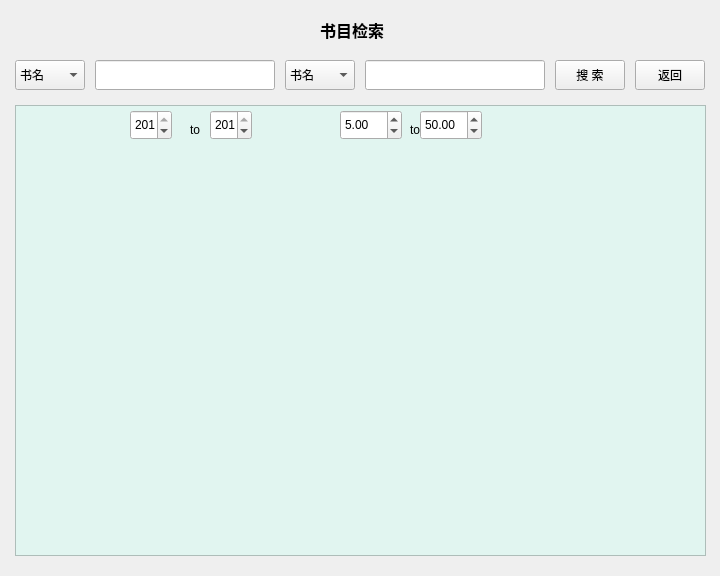
<?xml version="1.0" encoding="UTF-8"?>
<ui version="4.0">
 <class>search_page</class>
 <widget class="QWidget" name="search_page">
  <property name="geometry">
   <rect>
    <x>0</x>
    <y>0</y>
    <width>720</width>
    <height>576</height>
   </rect>
  </property>
  <property name="acceptDrops">
   <bool>false</bool>
  </property>
  <property name="windowTitle">
   <string>书目检索</string>
  </property>
  <property name="toolTipDuration">
   <number>0</number>
  </property>
  <widget class="QLabel" name="label">
   <property name="geometry">
    <rect>
     <x>320</x>
     <y>10</y>
     <width>131</width>
     <height>40</height>
    </rect>
   </property>
   <property name="minimumSize">
    <size>
     <width>0</width>
     <height>40</height>
    </size>
   </property>
   <property name="font">
    <font>
     <family>微软雅黑</family>
     <pointsize>12</pointsize>
     <weight>75</weight>
     <bold>true</bold>
    </font>
   </property>
   <property name="text">
    <string>书目检索</string>
   </property>
  </widget>
  <widget class="QTableView" name="tableView">
   <property name="geometry">
    <rect>
     <x>15</x>
     <y>105</y>
     <width>691</width>
     <height>451</height>
    </rect>
   </property>
   <property name="styleSheet">
    <string notr="true">background-color: rgb(225, 245, 240);</string>
   </property>
  </widget>
  <widget class="QSpinBox" name="year_section">
   <property name="geometry">
    <rect>
     <x>130</x>
     <y>110</y>
     <width>42</width>
     <height>30</height>
    </rect>
   </property>
   <property name="minimumSize">
    <size>
     <width>0</width>
     <height>30</height>
    </size>
   </property>
   <property name="maximumSize">
    <size>
     <width>16777215</width>
     <height>30</height>
    </size>
   </property>
   <property name="toolTipDuration">
    <number>-1</number>
   </property>
   <property name="prefix">
    <string/>
   </property>
   <property name="minimum">
    <number>1900</number>
   </property>
   <property name="maximum">
    <number>2017</number>
   </property>
   <property name="value">
    <number>2017</number>
   </property>
   <property name="displayIntegerBase">
    <number>10</number>
   </property>
  </widget>
  <widget class="QSpinBox" name="year_section_2">
   <property name="geometry">
    <rect>
     <x>210</x>
     <y>110</y>
     <width>42</width>
     <height>30</height>
    </rect>
   </property>
   <property name="minimumSize">
    <size>
     <width>0</width>
     <height>30</height>
    </size>
   </property>
   <property name="maximumSize">
    <size>
     <width>16777215</width>
     <height>30</height>
    </size>
   </property>
   <property name="minimum">
    <number>1800</number>
   </property>
   <property name="maximum">
    <number>2017</number>
   </property>
   <property name="value">
    <number>2017</number>
   </property>
  </widget>
  <widget class="QDoubleSpinBox" name="min_price">
   <property name="geometry">
    <rect>
     <x>340</x>
     <y>110</y>
     <width>62</width>
     <height>30</height>
    </rect>
   </property>
   <property name="maximum">
    <double>300.000000000000000</double>
   </property>
   <property name="singleStep">
    <double>5.000000000000000</double>
   </property>
   <property name="value">
    <double>5.000000000000000</double>
   </property>
  </widget>
  <widget class="QDoubleSpinBox" name="max_price">
   <property name="geometry">
    <rect>
     <x>420</x>
     <y>110</y>
     <width>62</width>
     <height>30</height>
    </rect>
   </property>
   <property name="maximum">
    <double>300.000000000000000</double>
   </property>
   <property name="singleStep">
    <double>5.000000000000000</double>
   </property>
   <property name="value">
    <double>50.000000000000000</double>
   </property>
  </widget>
  <widget class="QComboBox" name="search_basis">
   <property name="geometry">
    <rect>
     <x>15</x>
     <y>60</y>
     <width>70</width>
     <height>30</height>
    </rect>
   </property>
   <property name="minimumSize">
    <size>
     <width>70</width>
     <height>30</height>
    </size>
   </property>
   <property name="maximumSize">
    <size>
     <width>70</width>
     <height>30</height>
    </size>
   </property>
   <property name="font">
    <font>
     <family>微软雅黑</family>
     <pointsize>9</pointsize>
    </font>
   </property>
   <property name="editable">
    <bool>false</bool>
   </property>
   <property name="currentIndex">
    <number>2</number>
   </property>
   <item>
    <property name="text">
     <string>书号</string>
    </property>
   </item>
   <item>
    <property name="text">
     <string>类别</string>
    </property>
   </item>
   <item>
    <property name="text">
     <string>书名</string>
    </property>
   </item>
   <item>
    <property name="text">
     <string>出版社</string>
    </property>
   </item>
   <item>
    <property name="text">
     <string>年份</string>
    </property>
   </item>
   <item>
    <property name="text">
     <string>作者</string>
    </property>
   </item>
   <item>
    <property name="text">
     <string>价格</string>
    </property>
   </item>
   <item>
    <property name="text">
     <string/>
    </property>
   </item>
  </widget>
  <widget class="QLineEdit" name="search_input">
   <property name="geometry">
    <rect>
     <x>95</x>
     <y>60</y>
     <width>180</width>
     <height>30</height>
    </rect>
   </property>
   <property name="minimumSize">
    <size>
     <width>180</width>
     <height>30</height>
    </size>
   </property>
   <property name="maximumSize">
    <size>
     <width>180</width>
     <height>30</height>
    </size>
   </property>
   <property name="font">
    <font>
     <family>微软雅黑</family>
    </font>
   </property>
  </widget>
  <widget class="QComboBox" name="search_basis_2">
   <property name="geometry">
    <rect>
     <x>285</x>
     <y>60</y>
     <width>70</width>
     <height>30</height>
    </rect>
   </property>
   <property name="minimumSize">
    <size>
     <width>70</width>
     <height>30</height>
    </size>
   </property>
   <property name="maximumSize">
    <size>
     <width>70</width>
     <height>30</height>
    </size>
   </property>
   <property name="font">
    <font>
     <family>微软雅黑</family>
     <pointsize>9</pointsize>
    </font>
   </property>
   <property name="editable">
    <bool>false</bool>
   </property>
   <property name="currentIndex">
    <number>2</number>
   </property>
   <item>
    <property name="text">
     <string>书号</string>
    </property>
   </item>
   <item>
    <property name="text">
     <string>类别</string>
    </property>
   </item>
   <item>
    <property name="text">
     <string>书名</string>
    </property>
   </item>
   <item>
    <property name="text">
     <string>出版社</string>
    </property>
   </item>
   <item>
    <property name="text">
     <string>年份</string>
    </property>
   </item>
   <item>
    <property name="text">
     <string>作者</string>
    </property>
   </item>
   <item>
    <property name="text">
     <string>价格</string>
    </property>
   </item>
   <item>
    <property name="text">
     <string/>
    </property>
   </item>
  </widget>
  <widget class="QPushButton" name="search_button">
   <property name="geometry">
    <rect>
     <x>555</x>
     <y>60</y>
     <width>70</width>
     <height>30</height>
    </rect>
   </property>
   <property name="minimumSize">
    <size>
     <width>70</width>
     <height>30</height>
    </size>
   </property>
   <property name="maximumSize">
    <size>
     <width>70</width>
     <height>30</height>
    </size>
   </property>
   <property name="font">
    <font>
     <family>微软雅黑</family>
     <pointsize>9</pointsize>
     <weight>50</weight>
     <bold>false</bold>
    </font>
   </property>
   <property name="text">
    <string>搜 索</string>
   </property>
  </widget>
  <widget class="QLineEdit" name="search_input_2">
   <property name="geometry">
    <rect>
     <x>365</x>
     <y>60</y>
     <width>180</width>
     <height>30</height>
    </rect>
   </property>
   <property name="minimumSize">
    <size>
     <width>180</width>
     <height>30</height>
    </size>
   </property>
   <property name="maximumSize">
    <size>
     <width>180</width>
     <height>30</height>
    </size>
   </property>
   <property name="font">
    <font>
     <family>微软雅黑</family>
    </font>
   </property>
   <property name="inputMask">
    <string/>
   </property>
  </widget>
  <widget class="QPushButton" name="return_main">
   <property name="geometry">
    <rect>
     <x>635</x>
     <y>60</y>
     <width>70</width>
     <height>30</height>
    </rect>
   </property>
   <property name="minimumSize">
    <size>
     <width>70</width>
     <height>30</height>
    </size>
   </property>
   <property name="maximumSize">
    <size>
     <width>70</width>
     <height>30</height>
    </size>
   </property>
   <property name="font">
    <font>
     <family>微软雅黑</family>
    </font>
   </property>
   <property name="text">
    <string>返回</string>
   </property>
  </widget>
  <widget class="QLabel" name="to">
   <property name="geometry">
    <rect>
     <x>190</x>
     <y>120</y>
     <width>16</width>
     <height>20</height>
    </rect>
   </property>
   <property name="text">
    <string>to</string>
   </property>
  </widget>
  <widget class="QLabel" name="to_2">
   <property name="geometry">
    <rect>
     <x>410</x>
     <y>120</y>
     <width>16</width>
     <height>20</height>
    </rect>
   </property>
   <property name="text">
    <string>to</string>
   </property>
  </widget>
 </widget>
 <resources/>
 <connections/>
</ui>
